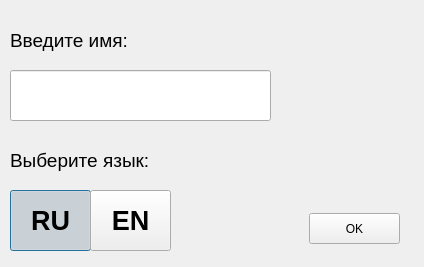
<?xml version="1.0" encoding="UTF-8"?>
<ui version="4.0">
 <class>NameInput</class>
 <widget class="QDialog" name="NameInput">
  <property name="geometry">
   <rect>
    <x>0</x>
    <y>0</y>
    <width>424</width>
    <height>267</height>
   </rect>
  </property>
  <property name="sizePolicy">
   <sizepolicy hsizetype="Fixed" vsizetype="Fixed">
    <horstretch>0</horstretch>
    <verstretch>0</verstretch>
   </sizepolicy>
  </property>
  <property name="windowTitle">
   <string>Dialog</string>
  </property>
  <property name="sizeGripEnabled">
   <bool>false</bool>
  </property>
  <widget class="QLineEdit" name="lineEdit">
   <property name="geometry">
    <rect>
     <x>10</x>
     <y>70</y>
     <width>261</width>
     <height>51</height>
    </rect>
   </property>
   <property name="font">
    <font>
     <pointsize>16</pointsize>
    </font>
   </property>
   <property name="text">
    <string/>
   </property>
  </widget>
  <widget class="QLabel" name="label">
   <property name="geometry">
    <rect>
     <x>10</x>
     <y>20</y>
     <width>261</width>
     <height>41</height>
    </rect>
   </property>
   <property name="font">
    <font>
     <pointsize>14</pointsize>
    </font>
   </property>
   <property name="text">
    <string>Введите имя:</string>
   </property>
  </widget>
  <widget class="QPushButton" name="buttonRU">
   <property name="geometry">
    <rect>
     <x>10</x>
     <y>190</y>
     <width>81</width>
     <height>61</height>
    </rect>
   </property>
   <property name="font">
    <font>
     <pointsize>20</pointsize>
     <bold>true</bold>
     <kerning>false</kerning>
    </font>
   </property>
   <property name="text">
    <string>RU</string>
   </property>
   <property name="checkable">
    <bool>true</bool>
   </property>
   <property name="checked">
    <bool>true</bool>
   </property>
  </widget>
  <widget class="QPushButton" name="buttonEN">
   <property name="geometry">
    <rect>
     <x>90</x>
     <y>190</y>
     <width>81</width>
     <height>61</height>
    </rect>
   </property>
   <property name="font">
    <font>
     <pointsize>20</pointsize>
     <bold>true</bold>
     <kerning>false</kerning>
    </font>
   </property>
   <property name="text">
    <string>EN</string>
   </property>
   <property name="checkable">
    <bool>true</bool>
   </property>
  </widget>
  <widget class="QLabel" name="labelLang">
   <property name="geometry">
    <rect>
     <x>10</x>
     <y>140</y>
     <width>261</width>
     <height>41</height>
    </rect>
   </property>
   <property name="font">
    <font>
     <pointsize>14</pointsize>
    </font>
   </property>
   <property name="text">
    <string>Выберите язык:</string>
   </property>
  </widget>
  <widget class="QPushButton" name="buttonOK">
   <property name="geometry">
    <rect>
     <x>309</x>
     <y>213</y>
     <width>91</width>
     <height>31</height>
    </rect>
   </property>
   <property name="text">
    <string>OK</string>
   </property>
  </widget>
 </widget>
 <resources/>
 <connections/>
</ui>
